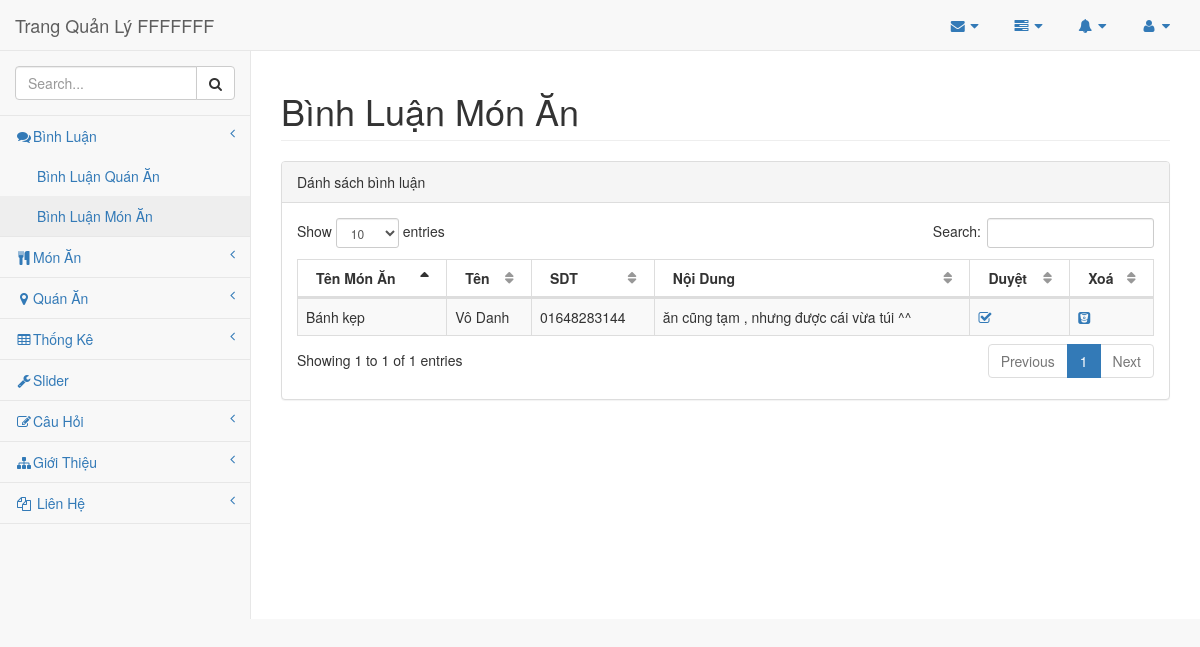
The page /FFFFFF/FFFFFF/QuanLy/pages/BinhLuanMonAn.php (signed in) on the database its author committed.
### tables this page shows
CREATE TABLE `blmonan` (
  `MaMonAn` int(50) NOT NULL,
  `ThoiGian` datetime NOT NULL DEFAULT CURRENT_TIMESTAMP,
  `Ten` text NOT NULL,
  `SDT` text NOT NULL,
  `Email` varchar(100) NOT NULL,
  `NoiDung` text NOT NULL,
  `Duyet` tinyint(1) NOT NULL
);

CREATE TABLE `monan` (
  `MaMonAn` int(50) NOT NULL,
  `TenMonAn` text,
  `MoTa` text,
  `MaLoaiTA` varchar(50) DEFAULT NULL,
  `HinhAnhDaiDien` varchar(100) NOT NULL,
  `GiaTien` bigint(20) NOT NULL,
  `MonMoi` tinyint(1) NOT NULL,
  `Diem` float NOT NULL
);

### FFFFFF/FFFFFF/QuanLy/function/function_admin.php (called while the page is built, shortened)
<?php
function blmonan_chua_duyet($conn){
	$query="SELECT ma.MaMonAn,ma.TenMonAn,bl.ten,bl.ThoiGian,bl.SDT,bl.NoiDung from blmonan bl join monan ma on bl.maMonAn=ma.maMonAn WHERE bl.Duyet=0";
	return  mysqli_query($conn,$query);
}
?>

### FFFFFF/FFFFFF/QuanLy/pages/BinhLuanMonAn.php (the view, shortened to what this page needs)
<!DOCTYPE html>
<html lang="en">
<head>
    <?php
    include('../layout/link-script.php');
    include('../function/MoKetNoi.php');
    include('../function/function_admin.php');
    $danh_sach_binh_luan=blmonan_chua_duyet($conn);
    ?>
    <link href="../vendor/datatables-plugins/dataTables.bootstrap.css" rel="stylesheet">
    <link href="../vendor/datatables-responsive/dataTables.responsive.css" rel="stylesheet">
    <link href="../dist/css/sb-admin-2.css" rel="stylesheet">
</head>
<body>
<?php
include('../layout/header.php');
?>
<div class="row">
    <div class="col-lg-12">
        <h1 class="page-header">Bình Luận Món Ăn</h1>
    </div>
</div>
<div class="row">
    <div class="col-lg-12">
        <div class="panel panel-default">
            <div class="panel-heading">
                Dánh sách bình luận
            </div>
            <div class="panel-body">
                <table width="100%" class="table table-striped table-bordered table-hover" id="dataTables-example">
                    <thead>
                    <tr>
                        <th>Tên Món Ăn</th>
                        <th>Tên</th>
                        <th>SDT</th>
                        <th>Nội Dung</th>
                        <th>Duyệt</th>
                        <th>Xoá</th>
                    </tr>
                    </thead>
                    <tbody>
                    <?php if (mysqli_num_rows($danh_sach_binh_luan) > 0) {
                 	while ($row = mysqli_fetch_assoc($danh_sach_binh_luan)) {
         			?>
         			<tr class="gradeU">
                        <td><?php echo $row["TenMonAn"]?></td>
                        <td><?php echo $row["ten"]?></td>
                        <td><?php echo $row["SDT"]?></td>
                        <td><?php echo $row["NoiDung"]?></td>
                        <td class="center"><a href=<?php echo '"http://localhost/FFFFFF/QuanLy/pages/BinhLuanMonAn.php?MaMonAn='.$row["MaMonAn"].'&ThoiGian='.$row["ThoiGian"].'&duyet=#"'?> ><span class="fa fa-check-square-o  "></span> </a></td>
                        <td class="center"><a href=<?php echo '"http://localhost/FFFFFF/QuanLy/pages/BinhLuanMonAn.php?MaMonAn='.$row["MaMonAn"].'&ThoiGian='.$row["ThoiGian"].'&huy=#"'?>><span class="fa fa-bitbucket-square"></span> </a></td>
                        </tr>
         			<?php
                 	}
               	}?>
                    </tbody>
                </table>
            </div>
        </div>
    </div>
</div>
<?php
include('../layout/footer.php');
?>
</body>
</html>

### rows shown on the page
blmonan: MaMonAn.TenMonAn "Bánh kẹp", Ten "Vô Danh", SDT "01648283144", NoiDung "ăn cũng tạm , nhưng được cái vừa túi ^^"
